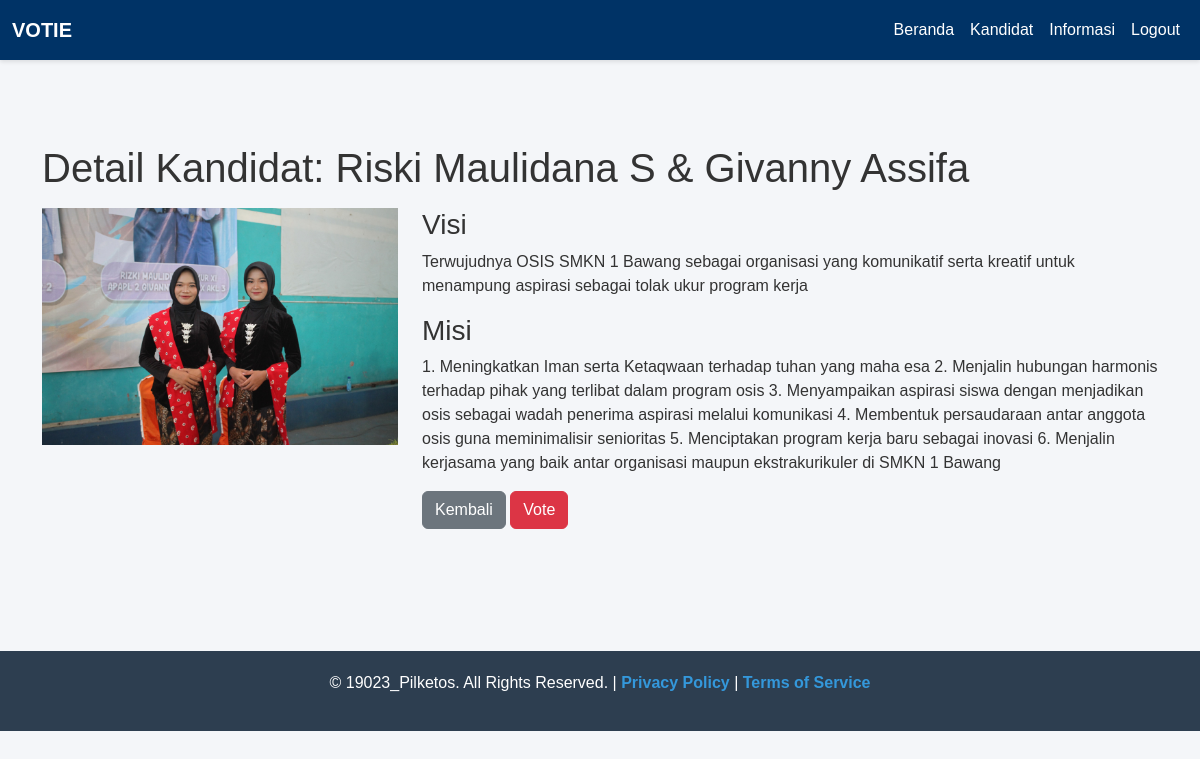
Page /calon/detail3.php (signed in) on the committed database.
### tables this page shows
CREATE TABLE `candidates` (
  `id` int NOT NULL,
  `name` text NOT NULL,
  `class` varchar(255) NOT NULL,
  `number` int NOT NULL,
  `pict` varchar(1000) NOT NULL,
  `description` varchar(255) NOT NULL,
  `vote_count` int NOT NULL,
  `visi` longtext NOT NULL,
  `misi` longtext NOT NULL
);

### calon/detail3.php (the view, shortened to what this page needs)
<?php
include '../assets/conn.php';
$candidate_id = 3;
$query = "SELECT * FROM candidates WHERE id = '$candidate_id'";
$result = mysqli_query($conn, $query);
$row = mysqli_fetch_assoc($result);
?>
<!DOCTYPE html>
<html lang="en">
<head>
    <?php include '../assets/header.php'; ?>
</head>
<body>
    <nav class="navbar navbar-expand-lg navbar-light fixed-top">
        <div class="container-fluid">
            <a class="navbar-brand" href="index.php">VOTIE</a>
            <div class="collapse navbar-collapse" id="navbarNav">
                <ul class="navbar-nav ms-auto">
                    <li class="nav-item"><a class="nav-link" href="../index.php">Beranda</a></li>
                    <li class="nav-item"><a class="nav-link" href="../kandidat.php">Kandidat</a></li>
                    <li class="nav-item"><a class="nav-link" href="../infuser.php">Informasi</a></li>
                    <li class="nav-item"><a class="nav-link" href="../logout.php">Logout</a></li>
                </ul>
            </div>
        </div>
    </nav>
    <div class="container">
        <br><br>
        <h1 class="my-3">Detail Kandidat: <?php echo $row['name']; ?></h1>
        <div class="row">
            <div class="col-md-4">
                <img src="<?php echo $row['pict']; ?>" class="img-fluid" alt="Photo of <?php echo $row['pict']; ?>">
            </div>
            <div class="col-md-8">
                <h3>Visi</h3>
                <p><?php echo $row['visi']; ?></p>
                <h3>Misi</h3>
                <p><?php echo $row['misi']; ?></p>
                <a href="../kandidat.php" class="btn btn-secondary">Kembali</a>
                <a href="../voting.php?id=<?php echo $row['id']; ?>" class="btn btn-danger">Vote</a>
            </div>
        </div>
    </div>
    <br><br><br>
 <div class="footer">
        <p>© 19023_Pilketos. All Rights Reserved. | <a href="#">Privacy Policy</a> | <a href="#">Terms of Service</a></p>
    </div>
</body>
</html>

### assets/header.php (style rules this page uses)
body { font-family: 'Helvetica', sans-serif; background-color: #f4f6f9; color: #333; margin: 0; padding: 0; }
.container { margin-top: 80px; }
.navbar { background-color: #2d3e50; box-shadow: 0 2px 4px rgba(0, 0, 0, 0.1); }
.navbar-brand { color: #fff !important; font-weight: bold; }
.navbar-nav .nav-link { color: #dfe6e9 !important; font-size: 16px; transition: all 0.3s ease; }
.footer { margin-top: 50px; background-color: #2d3e50; padding: 20px; color: #fff; text-align: center; }
.footer a { color: #3498db; text-decoration: none; font-weight: bold; }

### calon/detail3.php (style rules this page uses)
.navbar { background-color: #003366; }
.navbar .navbar-brand, .navbar .nav-link { color: #ffffff !important; }
.navbar .nav-link { position: relative; padding: 10px 15px; }
.navbar-nav { margin-left: auto; }

### rows in the picture
candidates: name "Riski Maulidana S & Givanny Assifa", pict (picture), visi "Terwujudnya OSIS SMKN 1 Bawang sebagai organisasi yang komunikatif serta kreatif untuk menampung aspirasi sebagai tolak ukur program kerja", misi "1. Meningkatkan Iman serta Ketaqwaan terhadap tuhan yang maha esa 2. Menjalin hubungan harmonis terhadap pihak yang terlibat dalam program osis 3. Menyampaikan aspirasi siswa dengan menjadikan osis sebagai wadah penerima aspirasi melalui komunikasi 4. Membentuk persaudaraan antar anggota osis guna meminimalisir senioritas 5. Menciptakan program kerja baru sebagai inovasi 6. Menjalin kerjasama yang baik antar organisasi maupun ekstrakurikuler di SMKN 1 Bawang"
